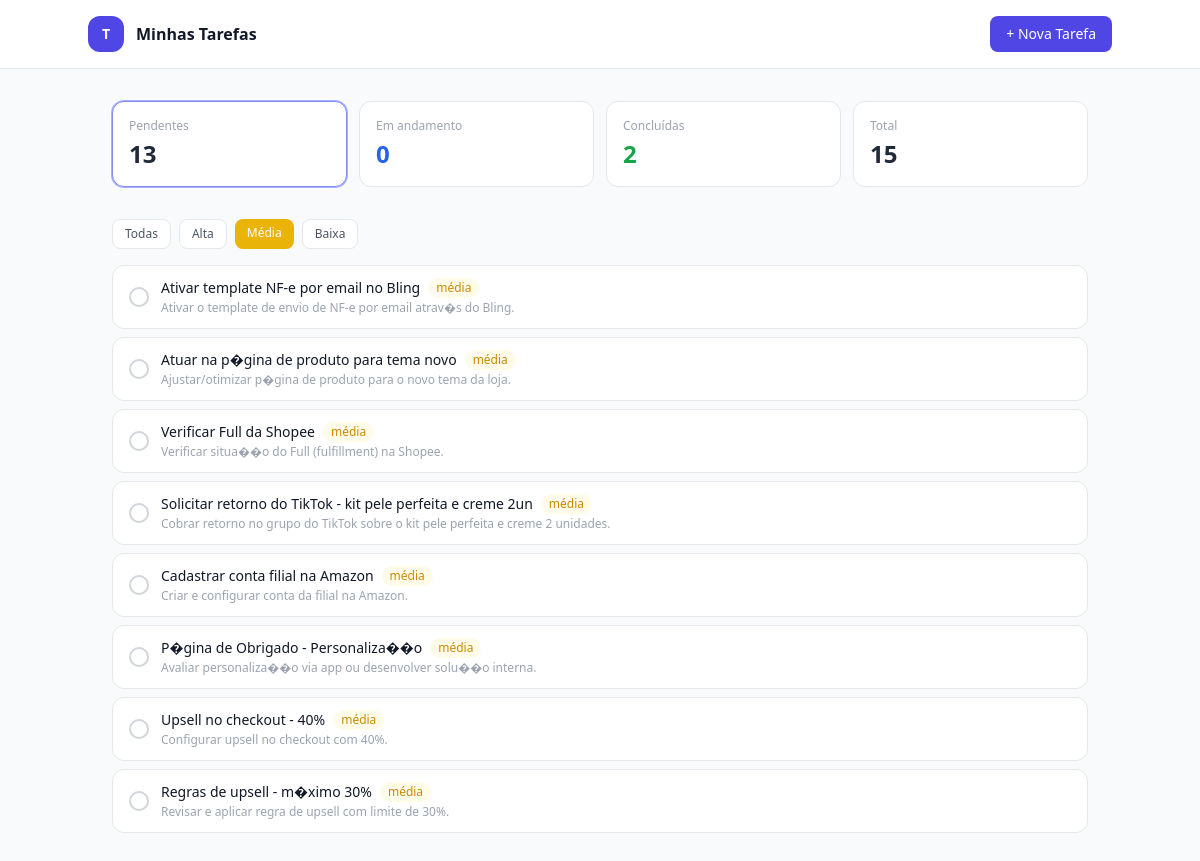
The app's page /?status=pendente&prioridade=media with its own data.
### tables this page shows
CREATE TABLE tarefas (
                id          INTEGER PRIMARY KEY AUTOINCREMENT,
                nome        TEXT NOT NULL,
                descricao   TEXT,
                prioridade  TEXT NOT NULL DEFAULT 'media',
                status      TEXT NOT NULL DEFAULT 'pendente',
                vencimento  TEXT,
                criado_em   TEXT DEFAULT (date('now','localtime'))
            );

### main.py (the view)
@app.get("/", response_class=HTMLResponse)
async def index(request: Request, status: str = "", prioridade: str = ""):
    with get_db() as conn:
        conditions, params = [], []
        if status:
            conditions.append("status = ?")
            params.append(status)
        if prioridade:
            conditions.append("prioridade = ?")
            params.append(prioridade)
        where = ("WHERE " + " AND ".join(conditions)) if conditions else ""
        tarefas = conn.execute(
            f"SELECT * FROM tarefas {where} ORDER BY "
            f"CASE prioridade WHEN 'alta' THEN 1 WHEN 'media' THEN 2 WHEN 'baixa' THEN 3 END, "
            f"vencimento ASC NULLS LAST, id DESC",
            params
        ).fetchall()
        counts = {
            "total":      conn.execute("SELECT COUNT(*) FROM tarefas").fetchone()[0],
            "pendente":   conn.execute("SELECT COUNT(*) FROM tarefas WHERE status='pendente'").fetchone()[0],
            "andamento":  conn.execute("SELECT COUNT(*) FROM tarefas WHERE status='andamento'").fetchone()[0],
            "concluida":  conn.execute("SELECT COUNT(*) FROM tarefas WHERE status='concluida'").fetchone()[0],
            "vencendo":   conn.execute(
                "SELECT COUNT(*) FROM tarefas WHERE vencimento <= date('now','localtime','+2 days') "
                "AND vencimento >= date('now','localtime') AND status != 'concluida'"
            ).fetchone()[0],
        }
    hoje = date.today().isoformat()
    return templates.TemplateResponse("index.html", {
        "request":    request,
        "tarefas":    [dict(t) for t in tarefas],
        "counts":     counts,
        "status":     status,
        "prioridade": prioridade,
        "hoje":       hoje,
    })

### templates/index.html (shortened to what this page needs)
<!DOCTYPE html>
<html lang="pt-BR">
<head>
    <script src="https://cdn.tailwindcss.com"></script>
</head>
<body class="bg-gray-50 min-h-screen">
<header class="bg-white border-b border-gray-200 px-6 py-4 sticky top-0 z-10">
    <div class="max-w-5xl mx-auto flex items-center justify-between">
        <div class="flex items-center gap-3">
            <div class="w-9 h-9 bg-indigo-600 rounded-xl flex items-center justify-center text-white font-bold text-sm">T</div>
            <h1 class="text-base font-semibold text-gray-900">Minhas Tarefas</h1>
        </div>
        <button onclick="document.getElementById('modal-criar').classList.remove('hidden')"
            class="bg-indigo-600 hover:bg-indigo-700 text-white text-sm font-medium px-4 py-2 rounded-lg transition-colors">
            + Nova Tarefa
        </button>
    </div>
</header>
<main class="max-w-5xl mx-auto px-6 py-8">
    <div class="grid grid-cols-2 sm:grid-cols-4 gap-3 mb-8">
        <a href="/?status=pendente" class="bg-white rounded-xl border {% if status == 'pendente' %}border-indigo-400 ring-1 ring-indigo-300{% else %}border-gray-200{% endif %} p-4 hover:border-indigo-300 transition-colors">
            <p class="text-xs text-gray-400 mb-1">Pendentes</p>
            <p class="text-2xl font-bold text-gray-800">{{ counts.pendente }}</p>
        </a>
        <a href="/?status=andamento" class="bg-white rounded-xl border {% if status == 'andamento' %}border-indigo-400 ring-1 ring-indigo-300{% else %}border-gray-200{% endif %} p-4 hover:border-indigo-300 transition-colors">
            <p class="text-xs text-gray-400 mb-1">Em andamento</p>
            <p class="text-2xl font-bold text-blue-600">{{ counts.andamento }}</p>
        </a>
        <a href="/?status=concluida" class="bg-white rounded-xl border {% if status == 'concluida' %}border-indigo-400 ring-1 ring-indigo-300{% else %}border-gray-200{% endif %} p-4 hover:border-indigo-300 transition-colors">
            <p class="text-xs text-gray-400 mb-1">Concluídas</p>
            <p class="text-2xl font-bold text-green-600">{{ counts.concluida }}</p>
        </a>
        <a href="/" class="bg-white rounded-xl border {% if not status and not prioridade %}border-indigo-400 ring-1 ring-indigo-300{% else %}border-gray-200{% endif %} p-4 hover:border-indigo-300 transition-colors">
            <p class="text-xs text-gray-400 mb-1">Total</p>
            <p class="text-2xl font-bold text-gray-800">{{ counts.total }}</p>
        </a>
    </div>
    <div class="flex gap-2 mb-4 flex-wrap">
        <a href="/?status={{ status }}" class="px-3 py-1.5 rounded-lg text-xs font-medium transition-colors
            {{ 'bg-gray-900 text-white' if not prioridade else 'bg-white border border-gray-200 text-gray-600 hover:bg-gray-50' }}">
            Todas
        </a>
        <a href="/?status={{ status }}&prioridade=alta" class="px-3 py-1.5 rounded-lg text-xs font-medium transition-colors
            {{ 'bg-red-500 text-white' if prioridade == 'alta' else 'bg-white border border-gray-200 text-gray-600 hover:bg-gray-50' }}">
            Alta
        </a>
        <a href="/?status={{ status }}&prioridade=media" class="px-3 py-1.5 rounded-lg text-xs font-medium transition-colors
            {{ 'bg-yellow-500 text-white' if prioridade == 'media' else 'bg-white border border-gray-200 text-gray-600 hover:bg-gray-50' }}">
            Média
        </a>
        <a href="/?status={{ status }}&prioridade=baixa" class="px-3 py-1.5 rounded-lg text-xs font-medium transition-colors
            {{ 'bg-green-500 text-white' if prioridade == 'baixa' else 'bg-white border border-gray-200 text-gray-600 hover:bg-gray-50' }}">
            Baixa
        </a>
    </div>
    <div class="space-y-2">
        {% for t in tarefas %}
        {% set vencida = t.vencimento and t.vencimento < hoje and t.status != 'concluida' %}
        {% set vencendo = t.vencimento and t.vencimento >= hoje and t.vencimento <= hoje[:8] ~ (hoje[8:]|int + 2)|string and t.status != 'concluida' %}
        <div class="bg-white rounded-xl border {% if vencida %}border-red-200{% elif vencendo %}border-amber-200{% else %}border-gray-200{% endif %} px-4 py-3 flex items-center gap-3 group">
            <form method="post" action="/status/{{ t.id }}">
                <button type="submit"
                    class="w-5 h-5 rounded-full border-2 flex-shrink-0 flex items-center justify-center transition-colors
                    {% if t.status == 'concluida' %}bg-green-500 border-green-500 text-white
                    {% elif t.status == 'andamento' %}border-blue-400 bg-blue-50
                    {% else %}border-gray-300 hover:border-indigo-400{% endif %}">
                </button>
            </form>
            <a href="/tarefa/{{ t.id }}" class="flex-1 min-w-0">
                <div class="flex items-center gap-2 flex-wrap">
                    <span class="text-sm font-medium {% if t.status == 'concluida' %}line-through text-gray-400{% else %}text-gray-900{% endif %} truncate">
                        {{ t.nome }}
                    </span>
                    {% if t.prioridade == 'alta' %}
                    <span class="text-xs bg-red-50 text-red-600 px-2 py-0.5 rounded-full font-medium flex-shrink-0">alta</span>
                    {% elif t.prioridade == 'media' %}
                    <span class="text-xs bg-yellow-50 text-yellow-600 px-2 py-0.5 rounded-full font-medium flex-shrink-0">média</span>
                    {% else %}
                    <span class="text-xs bg-green-50 text-green-600 px-2 py-0.5 rounded-full font-medium flex-shrink-0">baixa</span>
                    {% endif %}
                </div>
                {% if t.descricao %}
                <p class="text-xs text-gray-400 truncate mt-0.5">{{ t.descricao }}</p>
                {% endif %}
            </a>
        </div>
        {% endfor %}
    </div>
</main>
</body>
</html>

### records on screen
tarefas: nome "Ativar template NF-e por email no Bling", prioridade "média", descricao "Ativar o template de envio de NF-e por email atrav�s do Bling."
tarefas: nome "Atuar na p�gina de produto para tema novo", prioridade "média", descricao "Ajustar/otimizar p�gina de produto para o novo tema da loja."
tarefas: nome "Verificar Full da Shopee", prioridade "média", descricao "Verificar situa��o do Full (fulfillment) na Shopee."
tarefas: nome "Solicitar retorno do TikTok - kit pele perfeita e creme 2un", prioridade "média", descricao "Cobrar retorno no grupo do TikTok sobre o kit pele perfeita e creme 2 unidades."
tarefas: nome "Cadastrar conta filial na Amazon", prioridade "média", descricao "Criar e configurar conta da filial na Amazon."
tarefas: nome "P�gina de Obrigado - Personaliza��o", prioridade "média", descricao "Avaliar personaliza��o via app ou desenvolver solu��o interna."
tarefas: nome "Upsell no checkout - 40%", prioridade "média", descricao "Configurar upsell no checkout com 40%."
tarefas: nome "Regras de upsell - m�ximo 30%", prioridade "média", descricao "Revisar e aplicar regra de upsell com limite de 30%."

### other values on screen
{{ counts.pendente }} "13"
{{ counts.andamento }} "0"
{{ counts.concluida }} "2"
{{ counts.total }} "15"
